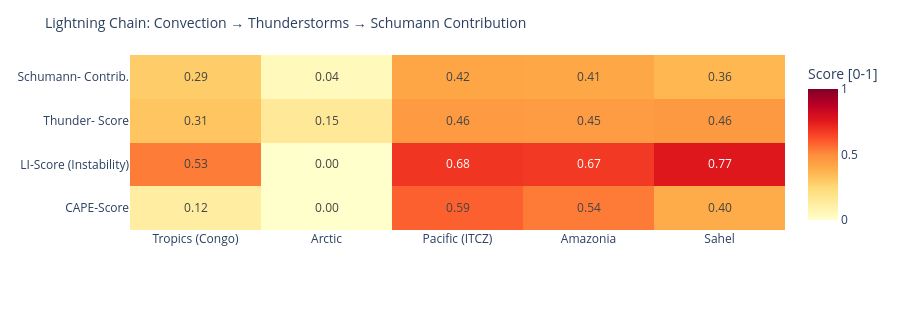

The cell this chart's notebook holds for it:
### Code cell
# ============================================================
# LIGHTNING CHAIN: Convection → Thunderstorms → Schumann
# Shows the causal chain per measurement point as heatmap
# ============================================================

def cape_score(v):
    """CAPE → normalized score [0,1]"""
    if v is None or pd.isna(v): return 0.0
    return min(1.0, float(v) / 3000)

def li_score(v):
    """Lifted Index: negative = unstable → score [0,1]"""
    if v is None or pd.isna(v): return 0.3
    return min(1.0, max(0.0, (-float(v) + 6) / 12))

def cloud_score(v):
    if v is None or pd.isna(v): return 0.3
    return float(v) / 100

def thunder_score(row):
    """Kombinierter Gewitterwahrscheinlichkeits-Score
    CAPE + LI + Bedeckung + WMO-Gewitter + konvektiver Niederschlag (showers)
    Hinweis: X-Ray und Kp sind kein Bestandteil – nur geomagn./solarer Kontext.
    """
    cs = cape_score(row.get('cape'))
    ls = li_score(row.get('li'))
    cl = cloud_score(row.get('cloud'))
    t  = 1.0 if row.get('thunderstorm') else 0.0
    # Convective precipitation (showers) as additional indicator
    sh = min(1.0, (row.get('showers') or 0) / 5.0)
    return round(cs * 0.30 + ls * 0.25 + cl * 0.15 + t * 0.20 + sh * 0.10, 3)

def schumann_contribution(t_score, lat):
    """Schumann contribution: higher in tropics (±30°), scaled by thunderstorm score"""
    lat_weight = max(0.3, 1.0 - abs(lat) / 60)
    return round(t_score * lat_weight, 3)

df_atm['cape_score']   = df_atm.apply(lambda r: cape_score(r['cape']), axis=1)
df_atm['li_score']     = df_atm.apply(lambda r: li_score(r['li']),    axis=1)
df_atm['thunder_score']= df_atm.apply(lambda r: thunder_score(r.to_dict()), axis=1)
df_atm['schumann_contribution'] = df_atm.apply(
    lambda r: schumann_contribution(r['thunder_score'], r['lat']), axis=1)

metrics = ['cape_score', 'li_score', 'thunder_score', 'schumann_contribution']
labels  = ['CAPE-Score', 'LI-Score\n(Instability)', 'Thunder-\nScore', 'Schumann-\nContrib.']
z_data  = [df_atm[m].tolist() for m in metrics]

fig = go.Figure(go.Heatmap(
    z=z_data,
    x=df_atm['point'].tolist(),
    y=labels,
    colorscale='YlOrRd',
    zmin=0, zmax=1,
    text=[[f'{v:.2f}' for v in row] for row in z_data],
    texttemplate='%{text}', textfont=dict(size=12),
    colorbar=dict(title='Score [0-1]')
))
fig.update_layout(
    title=dict(text='Lightning Chain: Convection → Thunderstorms → Schumann Contribution', font=dict(size=14)),
    height=310,
    plot_bgcolor='rgba(0,0,0,0)', paper_bgcolor='rgba(0,0,0,0)',
    margin=dict(l=130, r=80, t=55, b=80)
)
fig.show()

### Figure 1 — Plotly figure (JSON) as saved in the notebook; plotly's stock layout.template omitted (floating-point values rounded to 4 significant figures)
{"data": [{"colorbar": {"title": {"text": "Score [0-1]"}}, "colorscale": [[0.0, "rgb(255,255,204)"], [0.125, "rgb(255,237,160)"], [0.25, "rgb(254,217,118)"], [0.375, "rgb(254,178,76)"], [0.5, "rgb(253,141,60)"], [0.625, "rgb(252,78,42)"], [0.75, "rgb(227,26,28)"], [0.875, "rgb(189,0,38)"], [1.0, "rgb(128,0,38)"]], "text": [["0.12", "0.00", "0.59", "0.54", "0.40"], ["0.53", "0.00", "0.68", "0.67", "0.77"], ["0.31", "0.15", "0.46", "0.45", "0.46"], ["0.29", "0.04", "0.42", "0.41", "0.36"]], "textfont": {"size": 12}, "texttemplate": "%{text}", "type": "heatmap", "x": ["Tropics (Congo)", "Arctic", "Pacific (ITCZ)", "Amazonia", "Sahel"], "y": ["CAPE-Score", "LI-Score\n(Instability)", "Thunder-\nScore", "Schumann-\nContrib."], "z": [[0.12, 0.0, 0.59, 0.5367, 0.3967], [0.5333, 0.0, 0.6833, 0.675, 0.7667], [0.314, 0.15, 0.456, 0.448, 0.459], [0.293, 0.045, 0.418, 0.411, 0.36]], "zmax": 1, "zmin": 0}], "layout": {"height": 310, "margin": {"b": 80, "l": 130, "r": 80, "t": 55}, "paper_bgcolor": "rgba(0,0,0,0)", "plot_bgcolor": "rgba(0,0,0,0)", "title": {"font": {"size": 14}, "text": "Lightning Chain: Convection → Thunderstorms → Schumann Contribution"}}}
